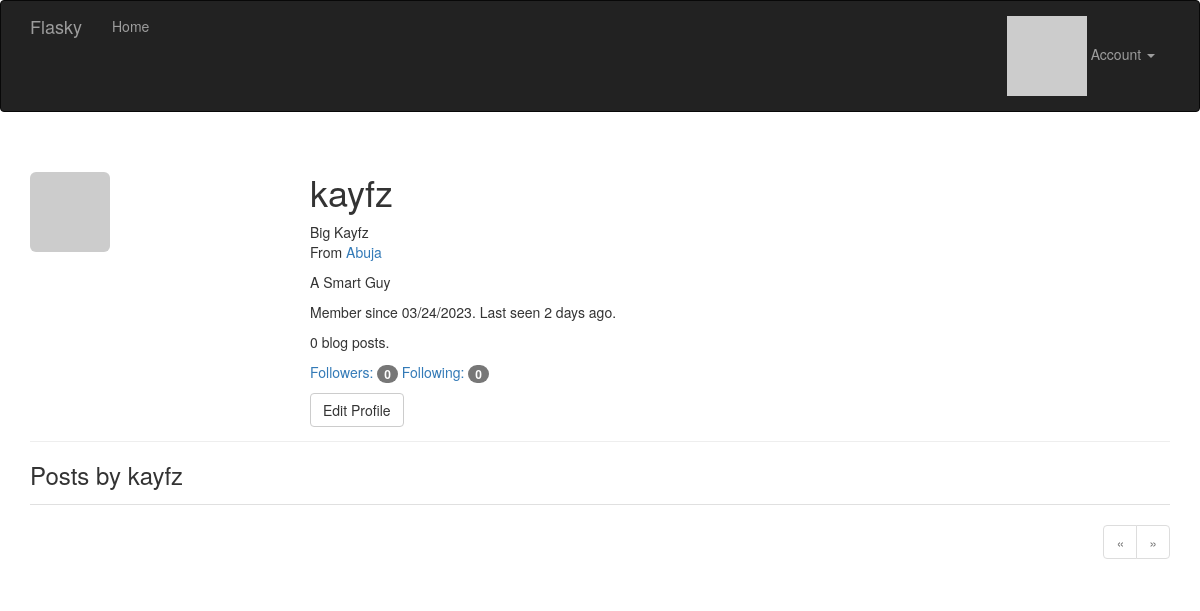
/user/kayfz (signed in), run on an earlier commit of the app's database.
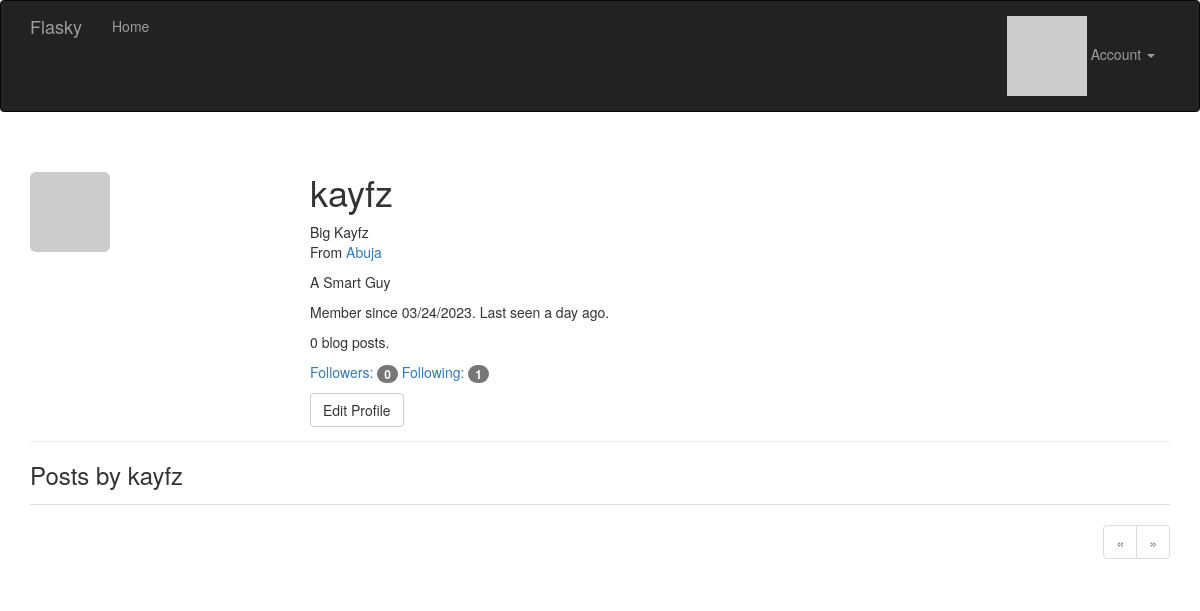
And on a later commit of the database.
### app/models.py (models this page shows, shortened)
class User(UserMixin, db.Model):
    __tablename__ = 'users'
    id = db.Column(db.Integer, primary_key=True)
    email = db.Column(db.String(64), unique=True, index=True)
    username = db.Column(db.String(64), unique=True, index=True)
    password_hash = db.Column(db.String(128))
    role_id = db.Column(db.Integer, db.ForeignKey('roles.id'))
    confirmed = db.Column(db.Boolean, default=False)
    name = db.Column(db.String(64))
    location = db.Column(db.String(64))
    about_me = db.Column(db.Text())
    member_since = db.Column(db.DateTime(), default=datetime.utcnow)
    last_seen = db.Column(db.DateTime(), default=datetime.utcnow)
    avatar_hash = db.Column(db.String(32))
    posts = db.relationship('Post', backref='author', lazy='dynamic')
    followed = db.relationship('Follow',
                               foreign_keys=[Follow.follower_id],
                               backref=db.backref('follower', lazy='joined'),
                               lazy='dynamic',
                               cascade='all, delete-orphan')
    followers = db.relationship('Follow',
                                foreign_keys=[Follow.followed_id],
                                backref=db.backref('followed', lazy='joined'),
                                lazy='dynamic',
                                cascade='all, delete-orphan')
    @property
    def password(self):
        raise AttributeError('password is not a readable attribute')
    def ping(self):
        self.last_seen = datetime.utcnow()
        db.session.add(self)
        db.session.commit()
    def can(self, perm):
        return self.role is not None and self.role.has_permission(perm)
    def is_administrator(self):
        return self.can(Permission.ADMIN)
    def gravatar(self, size=100, default='identicon', rating='g'):
        url = 'https://secure.gravatar.com/avatar'
        hash = hashlib.md5(self.email.lower().encode('utf-8')).hexdigest()
        return '{url}/{hash}?s={size}&d={default}&r={rating}'.format(
            url=url, hash=hash, size=size, default=default, rating=rating)

### app/main/views.py (the view)
@main.route('/user/<username>')
def user(username):
    user = User.query.filter_by(username=username).first_or_404()
    page = request.args.get('page', 1, type=int)
    pagination = user.posts.order_by(Post.timestamp.desc()).paginate(
        page=page, per_page=current_app.config['FLASKY_POSTS_PER_PAGE'],
        error_out=False)
    posts = pagination.items
    return render_template('user.html', user=user, posts=posts,
                           pagination=pagination)

### app/auth/views.py (called while the page is built)
@auth.before_app_request
def before_request():
    if current_user.is_authenticated:
        current_user.ping()
        if not current_user.confirmed \
                and request.endpoint \
                and request.blueprint != 'auth' \
                and request.endpoint != 'static':
            return redirect(url_for('auth.unconfirmed'))

### app/main/__init__.py (called while the page is built)
@main.app_context_processor
def inject_permissions():
    return dict(Permission=Permission)

### app/models.py (called while the page is built)
@login_manager.user_loader
def load_user(user_id):
    return User.query.get(int(user_id))

    def has_permission(self, perm):
        return self.permissions & perm == perm

### app/templates/user.html (shortened to what this page needs)
{% extends "base.html" %}
{% import "_macros.html" as macros %}
{% block page_content %}
<div class="page-header">
    <img class="img-rounded profile-thumbnail" src="{{ user.gravatar(size=256) }}">
    <div class="profile-header">
        <h1>{{ user.username }}</h1>
        {% if user.name or user.location %}
        <p>
            {% if user.name %}{{ user.name }}<br>{% endif %}
            {% if user.location %}
                From <a href="http://maps.google.com/?q={{ user.location }}">
                    {{ user.location }}
                </a>
                <br>
            {% endif %}
        </p>
        {% endif %}
        {% if user.about_me %}<p>{{ user.about_me }}</p>{% endif %}
        <p>
            Member since {{ moment(user.member_since).format('L') }}.
            Last seen {{ moment(user.last_seen).fromNow() }}.
        </p>
        <p>{{ user.posts.count() }} blog posts.</p>
        <p>
            <a href="{{ url_for('.followers', username=user.username) }}">Followers: <span class="badge">{{ user.followers.count() }}</span></a>
            <a href="{{ url_for('.followed_by', username=user.username) }}">Following: <span class="badge">{{ user.followed.count() }}</span></a>
        </p>
        <p>
            {% if user == current_user %}
            <a class="btn btn-default" href="{{ url_for('.edit_profile') }}">
                Edit Profile
            </a>
            {% endif %}
        </p>
    </div>
</div>
<h3>Posts by {{ user.username }}</h3>
{% include '_posts.html' %}
{% if pagination %}
<div class="pagination">
    {{ macros.pagination_widget(pagination, '.user', username=user.username) }}
</div>
{% endif %}
{% endblock %}

### app/templates/base.html (shortened to what this page needs)
{% extends "bootstrap/base.html" %}
{% block head %}
{{ super() }}
<link rel="stylesheet" type="text/css" href="{{ url_for('static', filename='styles.css') }}">
{% endblock %}
{% block navbar %}
<div class="navbar navbar-inverse" role="navigation">
    <div class="container">
        <div class="navbar-header">
            <a class="navbar-brand" href="{{ url_for('main.index') }}">Flasky</a>
        </div>
        <div class="navbar-collapse collapse">
            <ul class="nav navbar-nav">
                <li><a href="{{ url_for('main.index') }}">Home</a></li>
            </ul>
            <ul class="nav navbar-nav navbar-right">
                {% if current_user.is_authenticated %}
                <li class="dropdown">
                    <a href="#" class="dropdown-toggle" data-toggle="dropdown">
                        <img src="{{ current_user.gravatar(size=18) }}">
                        Account <b class="caret"></b>
                    </a>
                </li>
                {% else %}
                <li><a href="{{ url_for('auth.login') }}">Log In</a></li>
                {% endif %}
            </ul>
        </div>
    </div>
</div>
{% endblock %}
{% block content %}
<div class="container">
    {% block page_content %}{% endblock %}
</div>
{% endblock %}

### app/templates/_macros.html (shortened to what this page needs)
{% macro pagination_widget(pagination, endpoint) %}
<ul class="pagination">
    <li{% if not pagination.has_prev %} class="disabled"{% endif %}>
        <a href="{% if pagination.has_prev %}{{ url_for(endpoint, page=pagination.prev_num, **kwargs) }}{% else %}#{% endif %}">
            &laquo;
        </a>
    </li>
    <li{% if not pagination.has_next %} class="disabled"{% endif %}>
        <a href="{% if pagination.has_next %}{{ url_for(endpoint, page=pagination.next_num, **kwargs) }}{% else %}#{% endif %}">
            &raquo;
        </a>
    </li>
</ul>
{% endmacro %}

### app/templates/_posts.html (shortened to what this page needs)
<ul class="posts">
</ul>

### app/static/styles.css (style rules this page uses)
.profile-thumbnail { position: absolute; }
.profile-header { min-height: 260px; margin-left: 280px; }
ul.posts { list-style-type: none; padding: 0px; margin: 16px 0px 0px 0px; border-top: 1px solid #e0e0e0; }
div.pagination { width: 100%; text-align: right; padding: 0px; margin: 0px; }

What changed in the data, as far as the page shows it:
changed User "kayfz": last_seen "2 days ago" → "a day ago"
Also different on the page:
{{ user.followed.count() }}: "0" → "1"
